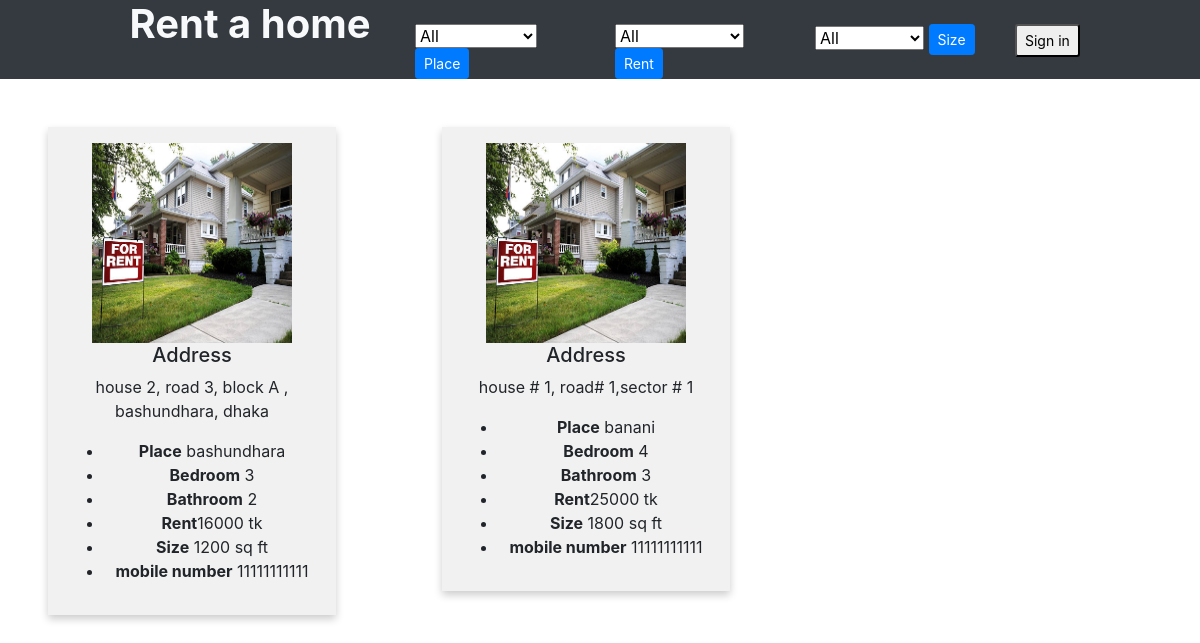
Page /Home.php on the committed database.
### tables this page shows
CREATE TABLE `house` (
  `p_id` int(11) NOT NULL,
  `place` varchar(254) NOT NULL,
  `address` varchar(254) NOT NULL,
  `bedroom` int(11) NOT NULL,
  `bathroom` int(11) NOT NULL,
  `rent` int(11) NOT NULL,
  `size` int(11) NOT NULL,
  `mobile_num` bigint(15) NOT NULL
);

### Home.php (the view, shortened to what this page needs)
<?php
	 $conn = mysqli_connect("localhost", "root",'',"house_rental");
?>
<!DOCTYPE html>
<html  >
<head>
	<link href="css/bootstrap.css" rel="stylesheet" />
	<link rel="stylesheet" href="css/custom.css">
</head>
<body >
 	<div class="container-fluid bg-dark">
 		 <div class=" row">
	 		<div class=" col-1"></div>
	 		<div class="col-3">
	 			 <h1  class="text-center text-light"  ><b>Rent a home</b></h1>
	 		</div>
			 <div class=" col-2 mt-4">
	 			<form method="post">
				 <select id="place" name="place">
				 <option value="all">All</option>
            	</select>
				<button class="btn btn-sm btn-primary" name="btnSearch">Place</button>
	 			</form>
	 		</div>
			 <div class=" col-2 mt-4">
	 			<form method="post">
				 <select id="rent" name="rent">
				 <option value="r0">All</option>
            	</select>
				<button class="btn btn-sm btn-primary" name="btnRent">Rent</button>
	 			</form>
	 		</div>
			 <div class=" col-2 mt-4">
	 			<form method="post">
				 <select id="size" name="size">
				 <option value="s0">All</option>
            	</select>
				<button class="btn btn-sm btn-primary" name="btnSize">Size</button>
	 			</form>
	 		</div>
        <div class=" col-1 mt-4">
            <form method="post">
              <?php
          if( !isset($_SESSION['PID'])){
              echo ' <button class="btn-sm" name="btnLogIn">Sign in</button>  ' ;
            }
			else {
				echo ' <button class="btn-sm mr 2" name="btnHouseList">List a home</button>  ' ;
				echo ' <button class="btn-sm" name="btnLogOut">Sign out</button>  ' ;
			}
                    ?>
            </form>
        </div>
	 	</div>
 	</div >
 	<div class="mt-4 ml-5">
			<div class = "row">
			<?php
	 					$query = " SELECT  *
	           			FROM house
	            		 ";
			$result  = mysqli_query($conn, $query);
			while($row = mysqli_fetch_array($result)) {
				echo '
				<div class = "col-sm-12 col-md-6 col-lg-4 mt-4">
				<div class="custom_card" style="width: 18rem;">
			   <img  src="image/house.jpg" width="200" height="200"  alt="Card image cap">
			   <div c>
				   <h5 >Address</h5>
				   <p > '.$row['address'].'</p>
			   </div>
			   <ul >
			   		<li ><b>Place</b> '.$row['place'].' </li>
				   <li><b>Bedroom</b> '.$row['bedroom'].' </li>
				   <li ><b>Bathroom</b> '.$row['bathroom'].'  </li>
				   <li ><b>Rent</b>'.$row['rent'].' tk  </li>
				   <li ><b>Size</b> '.$row['size'].' sq ft </li>
				   <li ><b>mobile number</b> '.$row['mobile_num'].' </li>
			   </ul>
			   </div>
				</div>
				';
			}
			?>
			</div>
		</div>
</body>
</html>

### css/custom.css (style rules this page uses)
.custom_card { box-shadow: 0 4px 8px 0 rgba(0, 0, 0, 0.2); padding: 16px; text-align: center; background-color: #f1f1f1; }

### rows in the picture
house: address "house 2, road 3, block A , bashundhara, dhaka", place "bashundhara", bedroom "3", bathroom "2", rent "16000", size "1200", mobile_num "11111111111"
house: address "house # 1, road# 1,sector # 1", place "banani", bedroom "4", bathroom "3", rent "25000", size "1800", mobile_num "11111111111"
